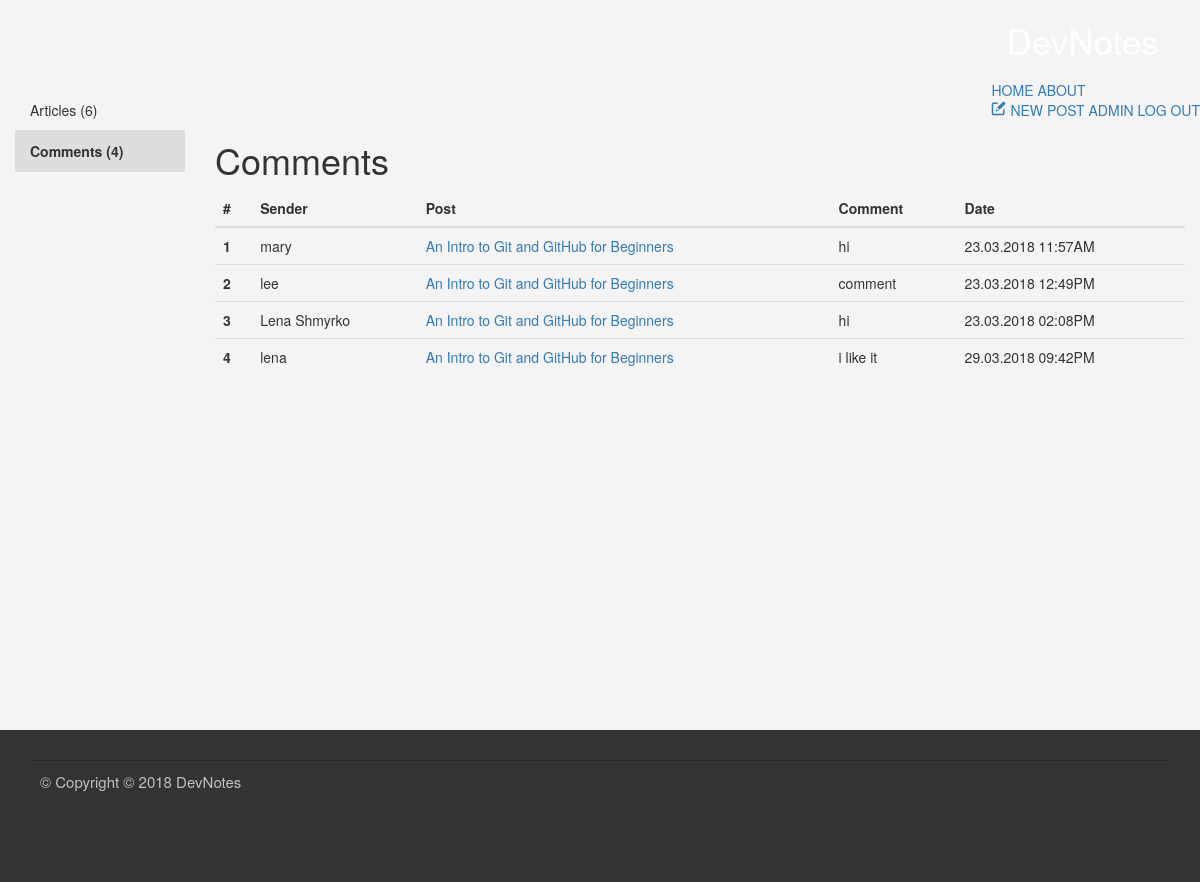
/admin/comments (signed in), run on an earlier commit of the app's database.
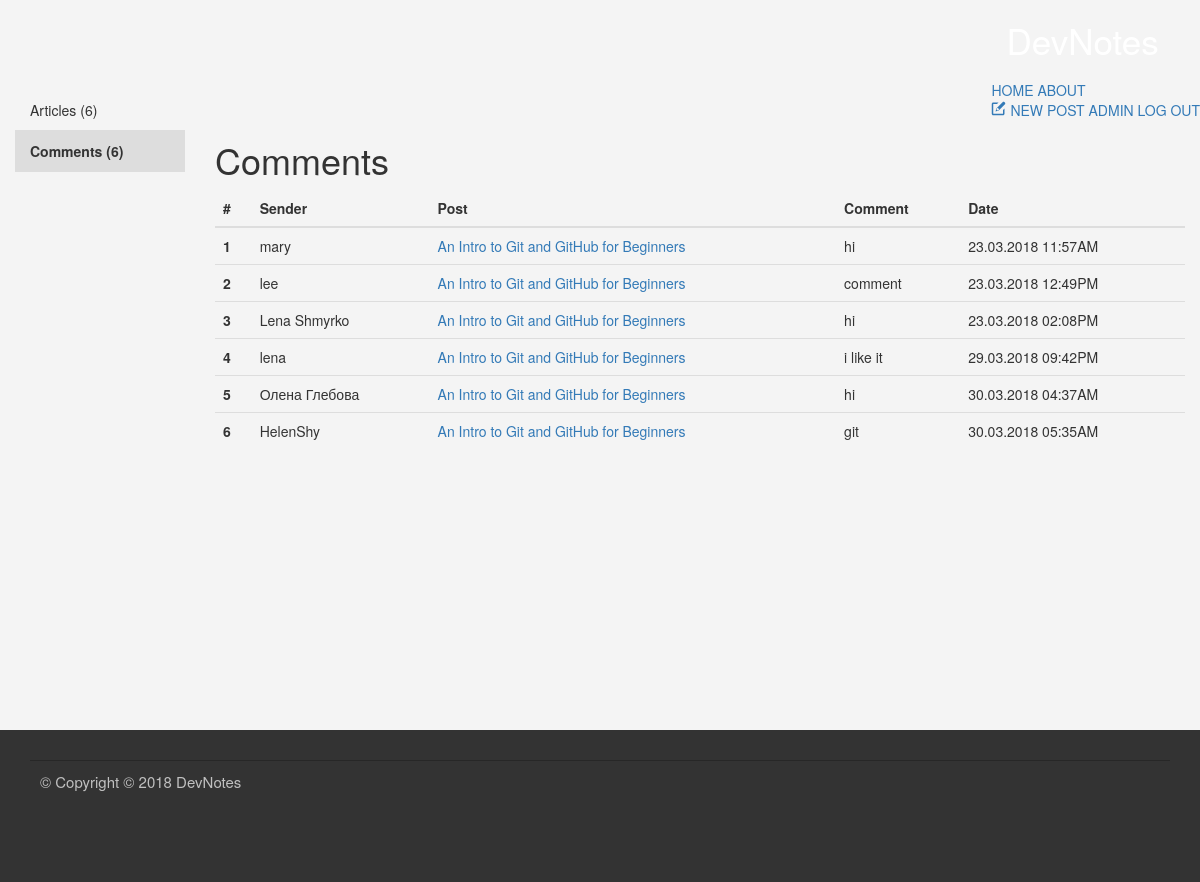
And on a later commit of the database.
### my_blog/blueprints/blog/models.py (models this page shows, shortened)
class Comment(db.Model):
    id = db.Column(db.Integer, primary_key=True)
    sender = db.Column(db.String(128))
    picture_url = db.Column(db.String(128))
    date = db.Column(db.DateTime)
    content = db.Column(db.String(516))
    blogpost_id = db.Column(db.Integer, db.ForeignKey('blog_post.id'),
                            nullable=False)
    level = db.Column(db.Integer)
    @staticmethod
    def get_all():
        return Comment.query.all()
    def get_blogpost(self):
        return BlogPost.get_by_id(self.blogpost_id)
    def formated_date(self):
        return "{0:%d.%m.%Y  %I:%M%p}".format(self.date).upper()

class BlogPost(db.Model):
    id = db.Column(db.Integer, primary_key=True)
    _title = db.Column(db.String(128))
    date = db.Column(db.DateTime)
    content = db.Column(db.String)
    imagePath = db.Column(db.String)
    published = db.Column(db.Boolean)
    url = db.Column(db.String(128))
    _tags = db.relationship('Tag',
                            secondary=tags,
                            lazy='joined',
                            backref=db.backref('BlogPost',
                                               lazy='dynamic'))
    comments = db.relationship('Comment',
                               backref='blogpost',
                               lazy='dynamic')
    @staticmethod
    def get_by_id(post_id):
        return BlogPost.query.get(post_id)
    @staticmethod
    def get_all():
        return BlogPost.query.all()
    @property
    def title(self):
        return self._title
    @property
    def tags(self):
        return ",".join([tag.name for tag in self._tags])
    @tags.setter
    def tags(self, string):
        if string:
            self._tags = [Tag.get_or_create(tag)
                          for tag in string.split(',')]
        else:
            self._tags = []

### my_blog/blueprints/admin/views.py (the view)
@admin.route('/comments')
@login_required
def comments_panel():
    return render_template('admin-comments_panel.html',
                           blogposts=BlogPost.get_all(),
                           comments=Comment.get_all(),
                           blogposts_qty=len(BlogPost.get_all()),
                           comments_qty=len(Comment.get_all()))

### my_blog/app.py (called while the page is built)
@login_manager.user_loader
def load_user(user_id):
    u = User.query.get(user_id)
    return u

### my_blog/blueprints/admin/templates/admin-comments_panel.html (shortened to what this page needs)
{% extends "base.html" %}
{% block header %}
  <div class="header--standard">
    <nav class="navbar" role="navigation">
      <a class="navbar__logo" href="{{url_for('main.index')}}">DevNotes</a>
      <div class="navbar-main">
        <a class="navbar-item" href="{{url_for('main.index')}}">HOME</a>
        <a class="navbar-item" href="#">ABOUT</a>
        {% if current_user.is_authenticated %}
          <div class="navbar-admin">
          <a class="navbar-item" href="{{url_for('blog.add')}}">
            <svg class="icon">
              <use xlink:href="{{ url_for('static', filename='img/sprite.svg#icon-new-message') | replace('%23', '#')}}"></use>
            </svg>
            NEW POST
          </a>
          <a class="navbar-item active" href="{{url_for('admin.blogposts_panel')}}">
            ADMIN
          </a>
          <a class="navbar-item" href="{{url_for('auth.logout')}}">LOG OUT</a>
          </div>
        {% endif %}
      </div>
    </nav>
  </div>
{% endblock %}
{% block content %}
<div class="col-md-2 admin-panel">
  <ul class="nav flex-column">
    <li class="nav-item">
      <a class="nav-link" href="{{ url_for('admin.blogposts_panel') }}">Articles ({{ blogposts_qty }})</a>
    </li>
    <li class="nav-item active">
      <a class="nav-link active" href="#">Comments ({{ comments_qty }})</a>
    </li>
  </ul>
</div>
<div class="col-md-10 ">
  <h1>
    Comments
  </h1>
  {% if comments %}
    <table class="table">
      <thead>
        <tr>
          <th scope="col">#</th>
          <th scope="col">Sender</th>
          <th scope="col">Post</th>
          <th scope="col">Comment</th>
          <th scope="col">Date</th>
        </tr>
      </thead>
      <tbody>
        {% for comment in comments %}
          <tr>
            <th scope="row">{{ comment.id }}</th>
            <td>{{ comment.sender }}</td>
            <td><a href="{{url_for('blog.read', post_url=comment.get_blogpost().url)}}">{{ comment.get_blogpost().title }}</a></td>
            <td>{{ comment.content }}</td>
            <td>{{ comment.formated_date() }}</td>
          </tr>
        {% endfor %}
      </tbody>
    </table>
  {% else %}
    <p>There is no commetns yet.</p>
  {% endif %}
</div>
{% endblock %}

### my_blog/templates/base.html (shortened to what this page needs)
<!doctype html>
  <head>
    <link rel="stylesheet" href="{{ url_for('static', filename='css/bootstrap.min.css')}}">
    <link rel="stylesheet" href="{{ url_for('static', filename='css/bootstrap-theme.min.css')}}">
    <link rel="stylesheet" href="{{ url_for('static', filename='css/main.css')}}">
  </head>
  <body>
    <header class="header">
      {% block header %}{% endblock %}
    </header>
    <div class="container main-container">
      <div class="row">
        {% block content %}{% endblock %}
      </div>
    </div>
  </body>
  <footer class="footer">
    <div class="Copyright">
      <p>&copy; Copyright © 2018 DevNotes</p>
    </div>
  </footer>
</html>

### my_blog/static/css/main.css (style rules this page uses)
body { background:#F4F4F4; margin:0; font-family: Oswald, "Helvetica Neue", Arial, Helvetica, Verdana, sans-serif; }
.container { width:auto; box-sizing: border-box; }
header { vertical-align: middle; margin-bottom: 1rem; }
header { min-height:10vh; }
.main-container { min-height:80vh; }
.footer { min-height:10vh; }
.header--standard { background: #333; }
header { position:relative; }
.navbar { margin-bottom: 0; min-height:0px; border:0px; }
.navbar__logo, .navbar__logo:active { padding:1.5rem; font-family: Oswald, "Helvetica Neue", Arial, Helvetica, Verdana, sans-serif; display:inline-block; text-align: left; font-size:3.5rem; background-color: white; color: transparent; text-shadow:none; -webkit-background-clip: text; -moz-background-clip: text; background-clip: text; }
nav { float: right; }
.admin-panel a, .admin-panel a:active, .admin-panel a:hover { color:#333333; text-decoration:none; }
.admin-panel a.active, .admin-panel .nav-item.active, .nav>li>a.active:hover { cursor:default; font-weight:bold; background:#DDDDDD; }
.admin-panel li { border-bottom:1px #DDDDDD solid; }
.icon { fill: currentColor; height:1.5rem; width:1.5rem; }
.footer { padding: 2rem; background-color:#333333; color: silver; font-size: 1.5rem; }
.Copyright { border-top: 1px solid #272727; margin:1rem 1rem 5rem; padding: 1rem; }

What changed in the data, as far as the page shows it:
added Comment: id "5", sender "Олена Глебова", get_blogpost "An Intro to Git and GitHub for Beginners", content "hi", formated_date "30.03.2018 04:37AM"
added Comment: id "6", sender "HelenShy", get_blogpost "An Intro to Git and GitHub for Beginners", content "git", formated_date "30.03.2018 05:35AM"
Also different on the page:
{{ comments_qty }}: "4" → "6"
